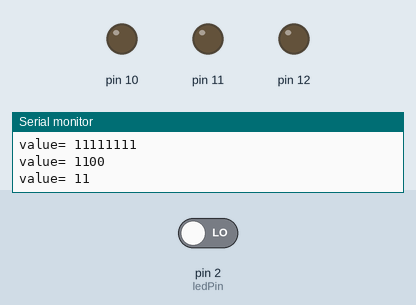
Simulated run of this sketch. Board: Arduino Uno, built with avr-gcc and run on an emulated ATmega328P. Shown: output pins drawn as LEDs (lit = HIGH), the last lines printed to the serial monitor. The inputs (shaded band) are chosen by the test bench; at power-on: pin 2 (ledPin) LOW. Random numbers use the default seed unless the sketch sets one.

Above: at 0.1 s.
At 1.1 s:
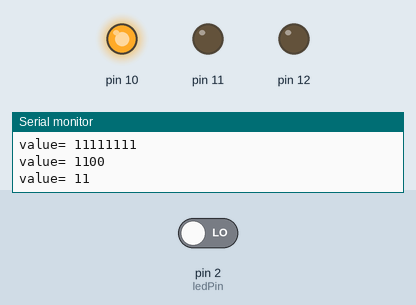
At 17.2 s:
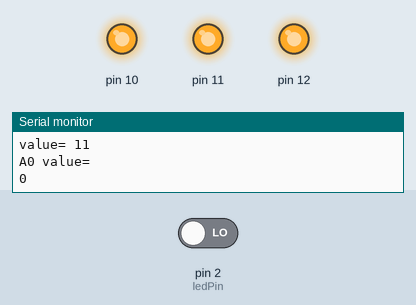
17.3 s: pin 2 (ledPin) driven HIGH
Timing chart, 0 to 20.3 s (numbered marks = the images above; inputs shaded):
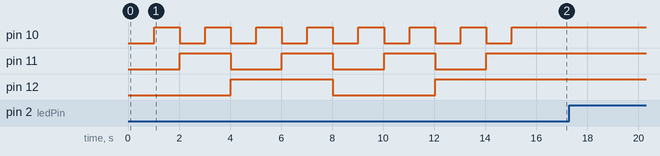

The sketch:

color_LED_02.ino
```cpp
int ledPin[] = {2, 3, 4, 5, 6, 7, 8, 9};
int i,x,z;
byte value,bitValue,temp,randNum;

void setup() {

    Serial.begin(9600);
    value = B00001000;
    Serial.print("value= ");
    Serial.println(value,BIN);

    bitValue = value >> 1;

    Serial.print("bitValue= ");
    Serial.println(bitValue,BIN);

    bitValue = value >> 2;

    Serial.print("bitValue= ");
    Serial.println(bitValue,BIN);

    bitValue = value >> 3;

    Serial.print("bitValue= ");
    Serial.println(bitValue,BIN);

    value = B11111111;
    Serial.print("value= ");
    Serial.println(value,BIN);

    temp = B00001100;
    value = value & temp;
    Serial.print("value= ");
    Serial.println(value,BIN);

    value = value >> 2;
    Serial.print("value= ");
    Serial.println(value,BIN);

    set();

    for(i = 0 ; i < 8 ; i++)
    {
      value = i;
      bitValue = value & 0x01;
      digitalWrite(10, bitValue);
      bitValue = (value >> 1) & 0x01;
      digitalWrite(11, bitValue);
      bitValue = (value >> 2) & 0x01;
      digitalWrite(12, bitValue);
      delay(1000);
    }
}
void loop() {

}

void set(){
    pinMode(10, OUTPUT);
    pinMode(11, OUTPUT);
    pinMode(12, OUTPUT);

    for(int i = 0 ; i < 8 ; i ++)
    {
      value = i;
      bitValue = value & 0x01;
      digitalWrite(10, bitValue);
      bitValue = (value >> 1) & 0x01;
      digitalWrite(11, bitValue);
      bitValue = (value >> 2) & 0x01;
      digitalWrite(12, bitValue);
      delay(1000);
    }

  attachInterrupt(0,colorChange,RISING);
  value = analogRead(A0);
  Serial.println("A0 value= ");
  Serial.println(value);

  randomSeed(value);


}

void colorChange()
{
   Serial.println("key was pressed");
   randNum = random(0,100);
   Serial.println(randNum);
   value = randNum % 8;
   Serial.println(value);

      bitValue = value & 0x01;
      digitalWrite(10, bitValue);
      bitValue = (value >> 1) & 0x01;
      digitalWrite(11, bitValue);
      bitValue = (value >> 2) & 0x01;
      digitalWrite(12, bitValue);

   delay(3000);
}
```
